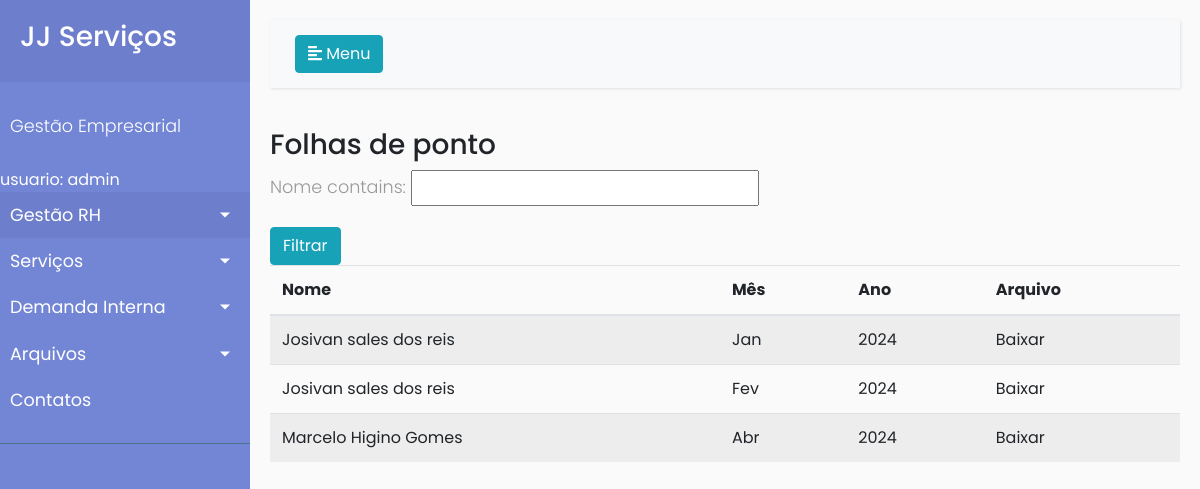
The app's page /visualizarfolhasdeponto (signed in) with its own data.
### GestaoHR/models.py (models this page shows, shortened)
class Aquivo(models.Model):
    Mes_Mes=[
        ('Jan','Jan'),
        ('Fev','Fev'),
        ('Mar','Mar'),
        ('Abr','Abr'),
        ('Mai','Mai'),
        ('Jun','Jun'),
        ('Jul','Jul'),
        ('Ago','Ago'),
        ('Set','Set'),
        ('Out','Out'),
        ('Nov','Nov'),
        ('Dez','Dez'),
    ]
    Nome = models.ForeignKey(collaborator, on_delete=models.CASCADE, related_name='arquivos_mensal')
    Arquivo_ponto = models.FileField(upload_to='media/imagens/Controle_folha_ponto/')
    Mes = models.CharField(max_length=6, choices=Mes_Mes, blank=False, null=False)
    Ano = models.IntegerField(default=datetime.now().year)

class collaborator(models.Model):
    tipo_servico = [
        ('Administrativo','Administrativo'),
        ('Externo', 'Externo'),
    ]
    Nome = models.CharField(max_length=150, blank=False, null=False)
    CPF = models.CharField(max_length=11, unique=True, blank=False, null=False)
    RG = models.CharField(max_length=12, unique=True, blank=True, null=True)
    Servico = models.CharField(max_length=20,choices=tipo_servico, )
    CNH = models.CharField(max_length=12, blank=True, null=True)
    Vencimento_CNH = models.DateField(blank=True, null=True)
    Data_contratacao = models.DateField(blank=True, null=True)
    Data_ferias = models.DateField()
    matricula = models.CharField(max_length=15, blank=True, null=True, unique=True)
    ASO = models.FileField(upload_to='media/ASO/', blank=True, null=True)
    validade_aso = models.DateField()
    PIS = models.CharField(max_length=15, blank=True, null=True)
    Salario = models.DecimalField(max_digits=10, decimal_places=2, )
    Controle_folha_ponto = models.FileField(upload_to='media/Controle_folha_ponto/', blank=True, null=True)
    Seguro_de_vida = models.FileField(upload_to='media/Seguro_vida/', blank=True, null=True)
    def __str__(self):
        return self.Nome

### GestaoHR/views.py (the view)
# urls.py: path('visualizarfolhasdeponto', views.visualizar_folhas_ponto, name='visualizarfolhasdeponto'),
@login_required
def visualizar_folhas_ponto(request):
    visualizar_folhas =AquivoFilter(request.GET, queryset= Aquivo.objects.all())
    return render(request, 'visualizar_folhas.html', {'AquivoFilter':visualizar_folhas})

### GestaoHR/templates/visualizar_folhas.html (shortened to what this page needs)
{% extends 'base.html' %}
{% block 'Material' %}
    <h3>Folhas de ponto</h3>
    <form method="get">
      {{ AquivoFilter.form.as_p }}
      <button class="btn btn-info" type="submit">Filtrar </button>
     </form>
    <table class="table table-striped">
        <thead>
          <tr>
            <th scope="col">Nome</th>
            <th scope="col">Mês</th>
            <th scope="col">Ano</th>
            <th scope="col">Arquivo</th>
          </tr>
        </thead>
        <tbody>
            {% for folha in AquivoFilter.qs %}
              <tr>
                <td>{{folha.Nome}}</td>
                <td>{{folha.Mes}}</td>
                <td>{{folha.Ano}}</td>
                <td><a href="{{folha.Arquivo_ponto.url}}">Baixar</a></td>
            {% endfor %}
{% endblock %}

### GestaoHR/templates/base.html (shortened to what this page needs)
<!DOCTYPE html>
<html>
<head>
    <link rel="stylesheet" href="https://stackpath.bootstrapcdn.com/bootstrap/4.1.0/css/bootstrap.min.css">
     {% load static %}
    <link rel="stylesheet" href="{% static '/CSS/style.css' %}">
</head>
<body>
    <div class="wrapper">
        <nav id="sidebar">
            <div class="sidebar-header">
                <h3>JJ Serviços</h3>
            </div>
            <ul class="list-unstyled components">
                <p>Gestão Empresarial</p>
                usuario: {{request.user}}
                <li class="active">
                    <a href="#homeSubmenu" data-toggle="collapse" aria-expanded="false" class="dropdown-toggle">Gestão RH</a>
                </li>
                <li>
                    <a href="#pageSubmenu" data-toggle="collapse" aria-expanded="false" class="dropdown-toggle">Serviços</a>
                </li>
                <li>
                    <a href="#pagenSubmenu" data-toggle="collapse" aria-expanded="false" class="dropdown-toggle">Demanda Interna</a>
                </li>
                <li>
                    <a href="#pagemSubmenu" data-toggle="collapse" aria-expanded="false" class="dropdown-toggle">Arquivos</a>
                </li>
                <li>
                    <a href="#">Contatos</a>
                </li>
            </ul>
        </nav>
        <div id="content">
            <nav class="navbar navbar-expand-lg navbar-light bg-light">
                <div class="container-fluid">
                    <button type="button" id="sidebarCollapse" class="btn btn-info">
                        <i class="fas fa-align-left"></i>
                        <span>Menu</span>
                    </button>
                    <div class="collapse navbar-collapse" id="navbarSupportedContent">
                        <ul class="nav navbar-nav ml-auto">
                            <li class="nav-item active">
                                <a class="nav-link" href="#">{% block 'excel' %}{% endblock %}</a>
                            </li>
                        </ul>
                    </div>
                </div>
            </nav>
            {% block 'Material' %}
            {% endblock %}
        </div>
    </div>
</body>
</html>

### GestaoHR/static/CSS/style.css (style rules this page uses)
body { font-family: 'Poppins', sans-serif; background: #fafafa; }
p { font-family: 'Poppins', sans-serif; font-size: 1.1em; font-weight: 300; line-height: 1.7em; color: #999; }
a, a:hover, a:focus { color: inherit; text-decoration: none; transition: all 0.3s; }
.navbar { padding: 15px 10px; background: #fff; border: none; border-radius: 0; margin-bottom: 40px; box-shadow: 1px 1px 3px rgba(0, 0, 0, 0.1); }
.wrapper { display: flex; width: 100%; align-items: stretch; }
#sidebar { min-width: 250px; max-width: 250px; background: #7386D5; color: #fff; transition: all 0.3s; }
#sidebar .sidebar-header { padding: 20px; background: #6d7fcc; }
#sidebar ul.components { padding: 20px 0; border-bottom: 1px solid #47748b; }
#sidebar ul p { color: #fff; padding: 10px; }
#sidebar ul li a { padding: 10px; font-size: 1.1em; display: block; }
#sidebar ul li.active>a, a[aria-expanded="true"] { color: #fff; background: #6d7fcc; }
a[data-toggle="collapse"] { position: relative; }
.dropdown-toggle::after { display: block; position: absolute; top: 50%; right: 20px; transform: translateY(-50%); }
#content { width: 100%; padding: 20px; min-height: 100vh; transition: all 0.3s; }

### records on screen
Aquivo: Nome "Josivan sales dos reis", Mes "Jan", Ano "2024"
Aquivo: Nome "Josivan sales dos reis", Mes "Fev", Ano "2024"
Aquivo: Nome "Marcelo Higino Gomes", Mes "Abr", Ano "2024"

### other values on screen
{{ request.user }} "admin"
